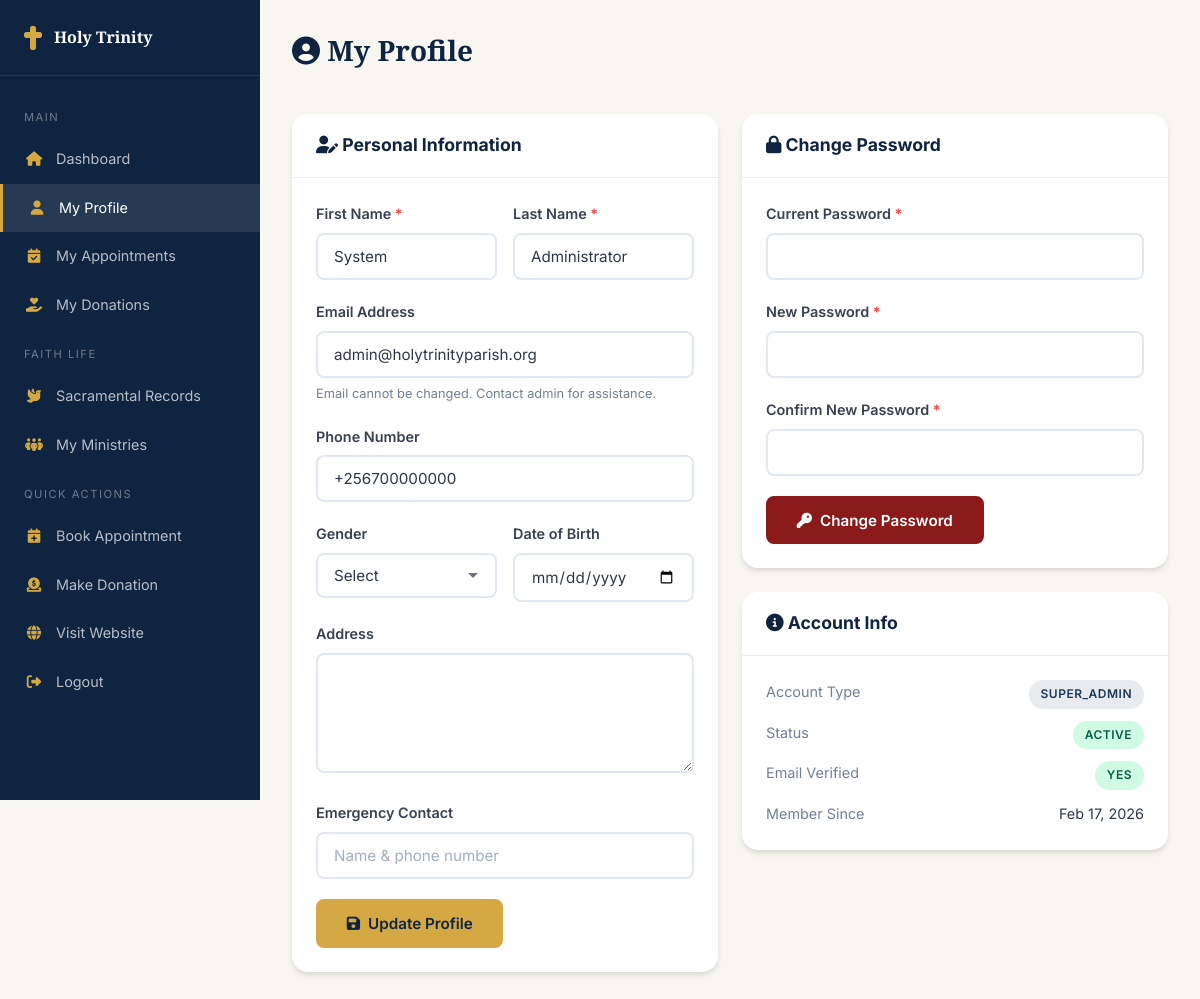
/portal/profile.php (signed in), run on an earlier commit of the app's database.
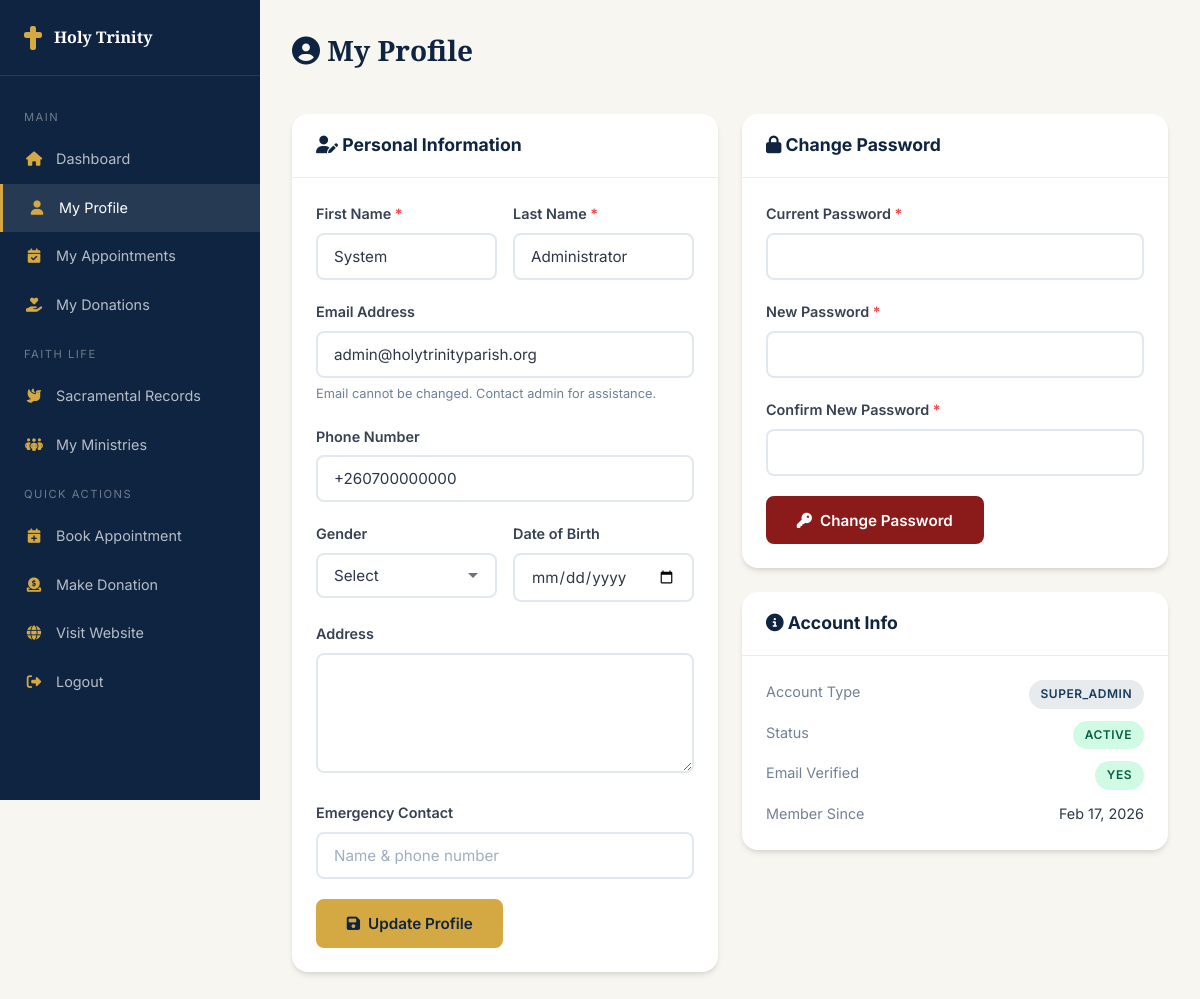
And on a later commit of the database.
### tables this page shows
CREATE TABLE users (
    id INT AUTO_INCREMENT PRIMARY KEY,
    first_name VARCHAR(100) NOT NULL,
    last_name VARCHAR(100) NOT NULL,
    email VARCHAR(255) UNIQUE NOT NULL,
    phone VARCHAR(20),
    password_hash VARCHAR(255) NOT NULL,
    role ENUM('parishioner','priest','department_head','admin','super_admin') DEFAULT 'parishioner',
    profile_photo VARCHAR(255) DEFAULT NULL,
    date_of_birth DATE,
    gender ENUM('male','female','other'),
    address TEXT,
    emergency_contact VARCHAR(255),
    is_active TINYINT(1) DEFAULT 1,
    email_verified TINYINT(1) DEFAULT 0,
    verification_token VARCHAR(255),
    reset_token VARCHAR(255),
    reset_token_expiry DATETIME,
    last_login DATETIME,
    created_at TIMESTAMP DEFAULT CURRENT_TIMESTAMP,
    updated_at TIMESTAMP DEFAULT CURRENT_TIMESTAMP ON UPDATE CURRENT_TIMESTAMP
);

### config/app.php (called while the page is built, shortened)
<?php
require_once APP_ROOT . '/config/database.php';
function sanitize($input) {
    return htmlspecialchars(trim($input), ENT_QUOTES, 'UTF-8');
}
function isLoggedIn() {
    return isset($_SESSION['user_id']);
}
function currentUser() {
    $db = Database::getInstance();
    return $db->fetch("SELECT * FROM users WHERE id = ?", [$_SESSION['user_id']]);
}
function formatDate($date, $format = 'M d, Y') {
    return date($format, strtotime($date));
}

### config/database.php (called while the page is built, shortened)
<?php
class Database {
    private static $instance = null;
    private $connection;
    private function __construct() {
        try {
            $dsn = "mysql:host=" . DB_HOST . ";dbname=" . DB_NAME . ";charset=" . DB_CHARSET;
            $this->connection = new PDO($dsn, DB_USER, DB_PASS, [
                PDO::ATTR_ERRMODE => PDO::ERRMODE_EXCEPTION,
                PDO::ATTR_DEFAULT_FETCH_MODE => PDO::FETCH_ASSOC,
                PDO::ATTR_EMULATE_PREPARES => false,
            ]);
        } catch (PDOException $e) {
            error_log("Database connection failed: " . $e->getMessage());
            die("Database connection failed. Please try again later.");
        }
    }
    public static function getInstance() {
        if (self::$instance === null) {
            self::$instance = new self();
        }
        return self::$instance;
    }
    public function query($sql, $params = []) {
        $stmt = $this->connection->prepare($sql);
        $stmt->execute($params);
        return $stmt;
    }
    public function fetch($sql, $params = []) {
        return $this->query($sql, $params)->fetch();
    }
}

### portal/profile.php (the view, shortened to what the changed rows need)
<?php
require_once __DIR__ . '/../config/app.php';
$user = currentUser();
?>
<!DOCTYPE html>
<html lang="en">
<head>
    <link rel="stylesheet" href="https://cdnjs.cloudflare.com/ajax/libs/font-awesome/6.5.1/css/all.min.css">
    <link rel="stylesheet" href="/holy-trinity/assets/css/style.css">
</head>
<body>
    <div class="dashboard-layout">
        <div class="dashboard-main">
            <div class="dashboard-header">
                <h1><i class="fas fa-user-circle"></i> My Profile</h1>
            </div>
            <div class="grid-2">
                <div class="card">
                    <div class="card-body">
                        <form method="POST" data-validate>
                            <div class="form-row">
                                <div class="form-group">
                                    <label>First Name <span class="required">*</span></label>
                                    <input type="text" name="first_name" class="form-control" value="<?= sanitize($user['first_name']) ?>" required>
                                </div>
                                <div class="form-group">
                                    <label>Last Name <span class="required">*</span></label>
                                    <input type="text" name="last_name" class="form-control" value="<?= sanitize($user['last_name']) ?>" required>
                                </div>
                            </div>
                            <div class="form-group">
                                <label>Email Address</label>
                                <input type="email" class="form-control" value="<?= sanitize($user['email']) ?>" disabled>
                                <div class="form-text">Email cannot be changed. Contact admin for assistance.</div>
                            </div>
                            <div class="form-group">
                                <label>Phone Number</label>
                                <input type="tel" name="phone" class="form-control" value="<?= sanitize($user['phone'] ?? '') ?>">
                            </div>
                        </form>
                    </div>
                </div>
                <div>
                    <div class="card">
                        <div class="card-body" style="font-size:0.9rem;">
                            <div style="display:flex; flex-direction:column; gap:0.75rem;">
                                <div style="display:flex; justify-content:space-between;">
                                    <span class="text-muted">Account Type</span>
                                    <span class="badge badge-primary"><?= ucfirst($user['role']) ?></span>
                                </div>
                                <div style="display:flex; justify-content:space-between;">
                                    <span class="text-muted">Member Since</span>
                                    <span><?= formatDate($user['created_at']) ?></span>
                                </div>
                            </div>
                        </div>
                    </div>
                </div>
            </div>
        </div>
    </div>
</body>
</html>

What changed in the data, as far as the page shows it:
changed users "SUPER_ADMIN": phone "+256700000000" → "+260700000000"
